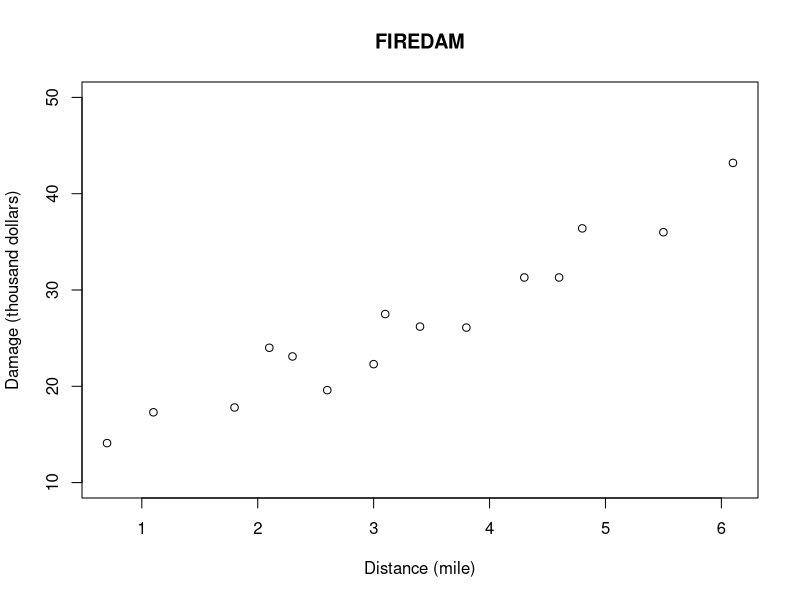
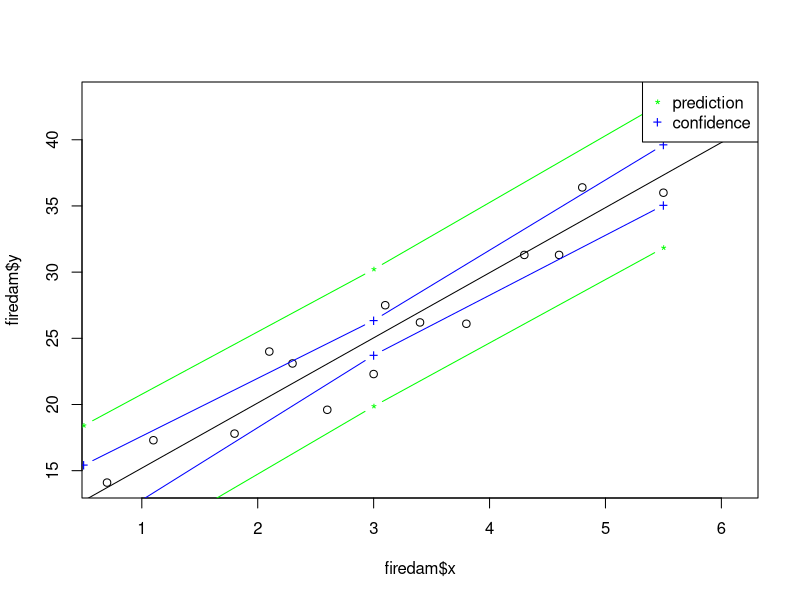

Here is the R script that generated these plots, in order:

x<-c(3.4,1.8,4.6,2.3,3.1,5.5,0.7,3,2.6,4.3,2.1,1.1,6.1,4.8,3.8)
y<-c(26.2,17.8,31.3,23.1,27.5,36,14.1,22.3,19.6,31.3,24,17.3,43.2,36.4,26.1)

firedam <- data.frame(x,y)
m <- lm(y~x, data=firedam)

m
summary(m)

plot(x,y, ylab="Damage (thousand dollars)", xlab="Distance (mile)", main="FIREDAM", ylim=c(10,50))
plot(firedam$x, firedam$y)
abline(m)

#B1: for each mile increase in the distance(x), the damage(y) increases by $4,919
#B0: Even if firestation is 0 miles away - it will cause ~$10,278 in damage costs


#RSE=2.316  : each predicted costs in damage (y) could be off by $2,316
#R2 =0.9235 : model explains 92.35% variances in the observations

names(m)
summary(m)

sort(x)

#B1 = 4.9193, SE(B1)=0.3927, t-value= 12.525, p-value=6.59x10^-6
#B1 is approx. 12 Standard deviations away from zero and p value <0.05 so null hypothesis can be rejected


xn <- c(0.5,1.5,2.5,3.5)
predict(m, newdata=data.frame(x=xn))


predict(m, newdata=data.frame(x=c(0.5,3,5.5)), interval = "confidence")
predict(m, newdata=data.frame(x=c(0.5,3,5.5)), interval = "prediction")


#confidence interval for an x is an estimate interval of y in which the mean predicted y would lie with certain prob., 
#given what has been observed. Since this is a mean, the interval is smaller.

#prediction interval for an x is an estimate interval of y in which the predicted y would lie with certain prob. ,
#given what has already been observed. Since this is a for an individual, the interval is larger




lwC=predict(m, newdata=data.frame(x=c(0.5,3,5.5)), interval = "confidence")[,"lwr"]
uprC=predict(m, newdata=data.frame(x=c(0.5,3,5.5)), interval = "confidence")[,"upr"]

lines(c(0.5,3,5.5),lwC, pch="+", type="b", col="blue" )
lines(c(0.5,3,5.5),uprC, pch="+", type="b", col="blue" )

lwP=predict(m, newdata=data.frame(x=c(0.5,3,5.5)), interval = "prediction")[,"lwr"]
uprP=predict(m, newdata=data.frame(x=c(0.5,3,5.5)), interval = "prediction")[,"upr"]

points(c(0.5,3,5.5),lwP,pch="*",type="b",col="green")
points(c(0.5,3,5.5),uprP,pch="*",type="b",col="green")

legend("topright", pch=c("*","+"),col=c("green","blue"),legend=c("prediction","confidence"))